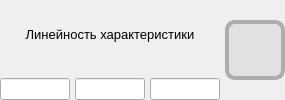
                  <widget class="QWidget" name="widget_crossingLimits_linearCharacteristic" native="true">
                   <layout class="QHBoxLayout" name="horizontalLayout_32">
                    <property name="spacing">
                     <number>5</number>
                    </property>
                    <property name="leftMargin">
                     <number>0</number>
                    </property>
                    <property name="topMargin">
                     <number>0</number>
                    </property>
                    <property name="rightMargin">
                     <number>0</number>
                    </property>
                    <property name="bottomMargin">
                     <number>0</number>
                    </property>
                    <item>
                     <widget class="QWidget" name="widget_crossingLimits_linearCharacteristic_control" native="true">
                      <property name="sizePolicy">
                       <sizepolicy hsizetype="Maximum" vsizetype="Preferred">
                        <horstretch>0</horstretch>
                        <verstretch>0</verstretch>
                       </sizepolicy>
                      </property>
                      <layout class="QVBoxLayout" name="verticalLayout_45">
                       <property name="spacing">
                        <number>10</number>
                       </property>
                       <property name="leftMargin">
                        <number>0</number>
                       </property>
                       <property name="topMargin">
                        <number>0</number>
                       </property>
                       <property name="rightMargin">
                        <number>0</number>
                       </property>
                       <property name="bottomMargin">
                        <number>0</number>
                       </property>
                       <item>
                        <widget class="QLabel" name="label_crossingLimits_linearCharacteristic">
                         <property name="sizePolicy">
                          <sizepolicy hsizetype="Preferred" vsizetype="Preferred">
                           <horstretch>0</horstretch>
                           <verstretch>0</verstretch>
                          </sizepolicy>
                         </property>
                         <property name="font">
                          <font>
                           <family>Segoe UI</family>
                           <pointsize>10</pointsize>
                          </font>
                         </property>
                         <property name="text">
                          <string>Линейность характеристики</string>
                         </property>
                         <property name="alignment">
                          <set>Qt::AlignmentFlag::AlignCenter</set>
                         </property>
                        </widget>
                       </item>
                       <item>
                        <layout class="QHBoxLayout" name="horizontalLayout_crossingLimits_linearCharacteristic_limits">
                         <property name="spacing">
                          <number>5</number>
                         </property>
                         <item>
                          <widget class="QLineEdit" name="lineEdit_crossingLimits_linearCharacteristic_lowerLimit">
                           <property name="enabled">
                            <bool>true</bool>
                           </property>
                           <property name="sizePolicy">
                            <sizepolicy hsizetype="Maximum" vsizetype="Maximum">
                             <horstretch>0</horstretch>
                             <verstretch>0</verstretch>
                            </sizepolicy>
                           </property>
                           <property name="minimumSize">
                            <size>
                             <width>70</width>
                             <height>0</height>
                            </size>
                           </property>
                           <property name="maximumSize">
                            <size>
                             <width>70</width>
                             <height>16777215</height>
                            </size>
                           </property>
                           <property name="font">
                            <font>
                             <family>Segoe UI</family>
                             <pointsize>8</pointsize>
                            </font>
                           </property>
                           <property name="styleSheet">
                            <string notr="true">padding: 2px 2px;</string>
                           </property>
                           <property name="text">
                            <string/>
                           </property>
                           <property name="alignment">
                            <set>Qt::AlignmentFlag::AlignCenter</set>
                           </property>
                           <property name="readOnly">
                            <bool>true</bool>
                           </property>
                          </widget>
                         </item>
                         <item>
                          <widget class="QLineEdit" name="lineEdit_crossingLimits_linearCharacteristic_value">
                           <property name="enabled">
                            <bool>true</bool>
                           </property>
                           <property name="minimumSize">
                            <size>
                             <width>70</width>
                             <height>0</height>
                            </size>
                           </property>
                           <property name="maximumSize">
                            <size>
                             <width>70</width>
                             <height>16777215</height>
                            </size>
                           </property>
                           <property name="font">
                            <font>
                             <family>Segoe UI</family>
                             <pointsize>8</pointsize>
                            </font>
                           </property>
                           <property name="styleSheet">
                            <string notr="true">padding: 2px 2px;</string>
                           </property>
                           <property name="text">
                            <string/>
                           </property>
                           <property name="alignment">
                            <set>Qt::AlignmentFlag::AlignCenter</set>
                           </property>
                           <property name="readOnly">
                            <bool>true</bool>
                           </property>
                          </widget>
                         </item>
                         <item>
                          <widget class="QLineEdit" name="lineEdit_crossingLimits_linearCharacteristic_upperLimit">
                           <property name="enabled">
                            <bool>true</bool>
                           </property>
                           <property name="minimumSize">
                            <size>
                             <width>70</width>
                             <height>0</height>
                            </size>
                           </property>
                           <property name="maximumSize">
                            <size>
                             <width>70</width>
                             <height>16777215</height>
                            </size>
                           </property>
                           <property name="font">
                            <font>
                             <family>Segoe UI</family>
                             <pointsize>8</pointsize>
                            </font>
                           </property>
                           <property name="styleSheet">
                            <string notr="true">padding: 2px 2px;</string>
                           </property>
                           <property name="text">
                            <string/>
                           </property>
                           <property name="alignment">
                            <set>Qt::AlignmentFlag::AlignCenter</set>
                           </property>
                           <property name="readOnly">
                            <bool>true</bool>
                           </property>
                          </widget>
                         </item>
                        </layout>
                       </item>
                      </layout>
                     </widget>
                    </item>
                    <item>
                     <widget class="QWidget" name="widget_crossingLimits_linearCharacteristic_limitStatusIndicator" native="true">
                      <property name="minimumSize">
                       <size>
                        <width>60</width>
                        <height>60</height>
                       </size>
                      </property>
                      <property name="maximumSize">
                       <size>
                        <width>60</width>
                        <height>60</height>
                       </size>
                      </property>
                      <property name="styleSheet">
                       <string notr="true">background: #E1E1E1;

Border: 4px solid #ADADAD ;
Border-radius: 10px;

</string>
                      </property>
                     </widget>
                    </item>
                   </layout>
                  </widget>
